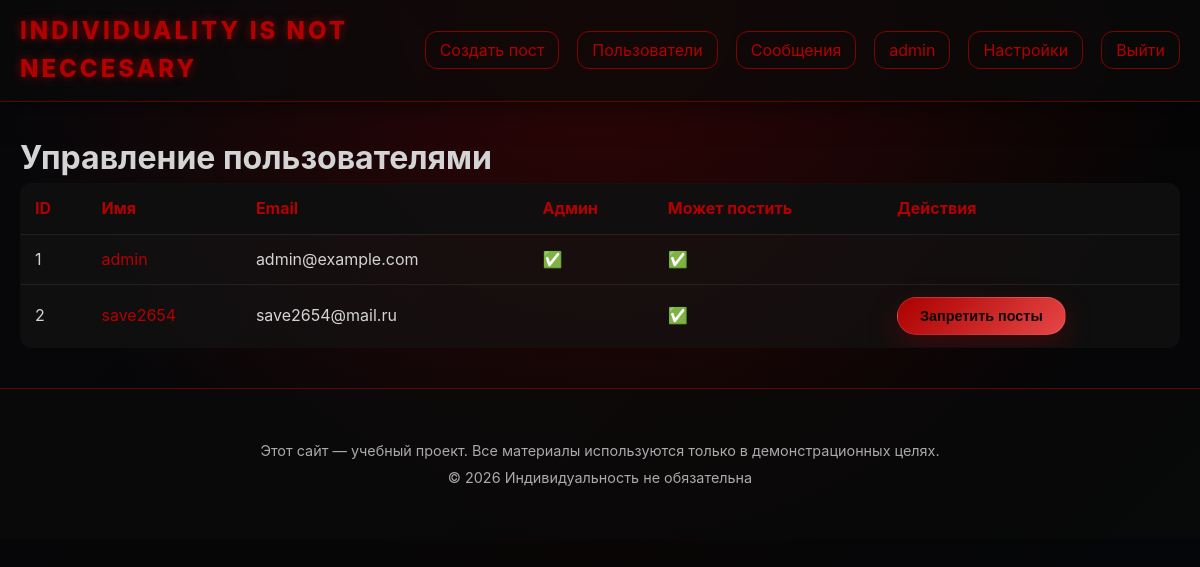
The app's page /admin/users (signed in) with its own data.
### app.py (models this page shows, shortened)
class User(UserMixin, db.Model):
    id = db.Column(db.Integer, primary_key=True)
    username = db.Column(db.String(80), unique=True, nullable=False)
    email = db.Column(db.String(120), unique=True, nullable=False)
    password_hash = db.Column(db.String(200), nullable=False)
    is_admin = db.Column(db.Boolean, default=False)
    can_post = db.Column(db.Boolean, default=False)
    avatar = db.Column(db.String(300), default='https://res.cloudinary.com/your-cloud/image/upload/default_avatar.png')
    posts = db.relationship('Post', backref='author', lazy=True)
    comments = db.relationship('Comment', backref='author', lazy=True)
    messages_sent = db.relationship(
        'Message',
        foreign_keys='Message.sender_id',
        back_populates='sender',
        lazy='dynamic'
    )
    messages_received = db.relationship(
        'Message',
        foreign_keys='Message.recipient_id',
        back_populates='recipient',
        lazy='dynamic'
    )

### app.py (the view, shortened to what this page needs)
@app.route('/admin/users', methods=['GET', 'POST'])
@login_required
def admin_users():
    if not current_user.is_admin:
        flash('Доступ запрещён', 'danger')
        return redirect(url_for('index'))
    users = User.query.all()
    return render_template('admin_users.html', users=users)

### app.py (called while the page is built)
@login_manager.user_loader
def load_user(user_id):
    return User.query.get(int(user_id))

@app.context_processor
def utility_processor():
    def avatar_url(user):
        from datetime import datetime
        if user is None or user.avatar is None:
            return url_for('static', filename='uploads/default_avatar.png')
        if user.avatar.startswith('http'):
            return user.avatar
        base_url = url_for('static', filename='uploads/' + user.avatar)
        cache_buster = int(datetime.utcnow().timestamp())
        return f"{base_url}?v={cache_buster}"
    from datetime import datetime
    return dict(
        avatar_url=avatar_url,
        current_year=datetime.utcnow().year
    )

### templates/admin_users.html (shortened to what this page needs)
{% extends "base.html" %}
{% block content %}
<h1>Управление пользователями</h1>
<table class="table">
    <thead>
        <tr>
            <th>ID</th>
            <th>Имя</th>
            <th>Email</th>
            <th>Админ</th>
            <th>Может постить</th>
            <th>Действия</th>
        </tr>
    </thead>
    <tbody>
    {% for user in users %}
        <tr>
            <td>{{ user.id }}</td>
            <td><a href="{{ url_for('user_profile', user_id=user.id) }}">{{ user.username }}</a></td>
            <td>{{ user.email }}</td>
            <td>{% if user.is_admin %}✅{% endif %}</td>
            <td>{% if user.can_post %}✅{% endif %}</td>
            <td>
                {% if not user.is_admin %}
                    <form method="POST" style="display:inline;">
                        {% if user.can_post %}
                            <button type="submit" name="action" value="revoke" class="btn btn-sm btn-warning">Запретить посты</button>
                        {% else %}
                            <button type="submit" name="action" value="grant" class="btn btn-sm btn-success">Разрешить посты</button>
                        {% endif %}
                    </form>
                {% endif %}
            </td>
        </tr>
    {% endfor %}
    </tbody>
</table>
{% endblock %}

### templates/base.html (shortened to what this page needs)
<!DOCTYPE html>
<html lang="ru">
<head>
    <link rel="stylesheet" href="{{ url_for('static', filename='css/style.css') }}">
</head>
<body>
    <nav class="navbar">
        <div class="nav-container">
            <a href="{{ url_for('index') }}" class="logo">Individuality is not neccesary</a>
            <ul class="nav-menu" id="navMenu">
                {% if current_user.is_authenticated %}
                    {% if current_user.is_admin or current_user.can_post %}
                        <li><a href="{{ url_for('create_post') }}">Создать пост</a></li>
                    {% endif %}
                    {% if current_user.is_admin %}
                        <li><a href="{{ url_for('admin_users') }}">Пользователи</a></li>
                    {% endif %}
                    <li><a href="{{ url_for('messages') }}">Сообщения</a></li>
                    <li><a href="{{ url_for('user_profile', user_id=current_user.id) }}">{{ current_user.username }}</a></li>
                    <li><a href="{{ url_for('profile') }}">Настройки</a></li>
                    <li><a href="{{ url_for('logout') }}">Выйти</a></li>
                {% else %}
                    <li><a href="{{ url_for('login') }}">Войти</a></li>
                    <li><a href="{{ url_for('register') }}">Регистрация</a></li>
                {% endif %}
            </ul>
        </div>
    </nav>
    <div class="container">
        {% block content %}{% endblock %}
    </div>
    <footer class="site-footer">
        <div class="container">
            <p>Этот сайт — учебный проект. Все материалы используются только в демонстрационных целях.</p>
            <p>© {{ current_year }} Индивидуальность не обязательна</p>
        </div>
    </footer>
</body>
</html>

### static/css/style.css (style rules this page uses)
:root { --bg: #050505; --bg-alt: rgba(15, 15, 15, 0.95); --card: rgba(20, 20, 20, 0.55); --border: rgba(179, 0, 0, 0.65); --accent: #b30000; --accent-2: #ff4d4d; --text: #d4d4d4; --muted: #888; --shadow: rgba(179, 0, 0, 0.35); --radius: 14px; --font: "Inter", system-ui, -apple-system, BlinkMacSystemFont, "Segoe UI", sans-serif; --mono: "Courier New", monospace; --transition: 0.25s ease; }
* { margin: 0; padding: 0; box-sizing: border-box; }
body { background: radial-gradient(circle at top, rgba(179, 0, 0, 0.25), transparent 60%), linear-gradient(135deg, #08080b 0%, #050505 60%, #05060b 100%); color: var(--text); font-family: var(--font); line-height: 1.6; min-height: 100vh; position: relative; overflow-x: hidden; }
a { color: var(--accent); text-decoration: none; transition: color var(--transition), text-shadow var(--transition); }
.navbar { background: rgba(10, 10, 10, 0.75); backdrop-filter: blur(10px); border-bottom: 1px solid rgba(179, 0, 0, 0.5); padding: 12px 0; position: sticky; top: 0; z-index: 100; box-shadow: 0 0 30px rgba(0, 0, 0, 0.75); }
.nav-container { max-width: 1200px; margin: 0 auto; padding: 0 20px; display: flex; justify-content: space-between; align-items: center; }
.logo { font-size: 24px; font-weight: 800; color: var(--accent); text-transform: uppercase; letter-spacing: 3px; animation: flicker 2s infinite; text-shadow: 0 0 10px rgba(179, 0, 0, 0.7); }
.nav-menu { list-style: none; display: flex; gap: 18px; align-items: center; }
.nav-menu li a { padding: 8px 14px; border: 1px solid rgba(179, 0, 0, 0.7); border-radius: 12px; transition: transform var(--transition), background var(--transition), color var(--transition), box-shadow var(--transition); white-space: nowrap; }
.container { max-width: 1200px; margin: 30px auto; padding: 0 20px; }
.btn-sm { padding: 6px 12px; font-size: 0.9em; background: rgba(25, 25, 25, 0.85); border: 1px solid rgba(179, 0, 0, 0.7); color: #e0e0e0; border-radius: 999px; cursor: pointer; transition: transform var(--transition), box-shadow var(--transition), background var(--transition); }
.btn-warning { background: rgba(255, 170, 0, 0.8); color: #0a0a0a; border: 1px solid rgba(255, 195, 0, 0.7); }
.btn { background: linear-gradient(135deg, rgba(179, 0, 0, 0.95), rgba(255, 77, 77, 0.9)); color: #0a0a0a; border: 1px solid rgba(255, 255, 255, 0.12); padding: 10px 22px; border-radius: 999px; cursor: pointer; font-weight: 700; transition: transform var(--transition), box-shadow var(--transition), background var(--transition); box-shadow: 0 12px 30px rgba(179, 0, 0, 0.25); backdrop-filter: blur(6px); }
.table { width: 100%; border-collapse: collapse; background: rgba(20, 20, 20, 0.6); border: 1px solid rgba(179, 0, 0, 0.6); border-radius: 12px; overflow: hidden; }
.table th, .table td { padding: 12px 14px; text-align: left; border-bottom: 1px solid rgba(255, 255, 255, 0.08); word-break: break-word; }
.table th { background: rgba(15, 15, 15, 0.85); color: var(--accent); }
.site-footer { padding: 20px 0; background: rgba(10, 10, 10, 0.75); border-top: 1px solid rgba(179, 0, 0, 0.5); margin-top: 40px; text-align: center; color: #aaa; font-size: 0.9em; }
.site-footer p { margin: 4px 0; }

### records on screen
User: username "admin", id "1", email "admin@example.com"
User: id "2", username "save2654", email "save2654@mail.ru", can_post "Запретить посты"
